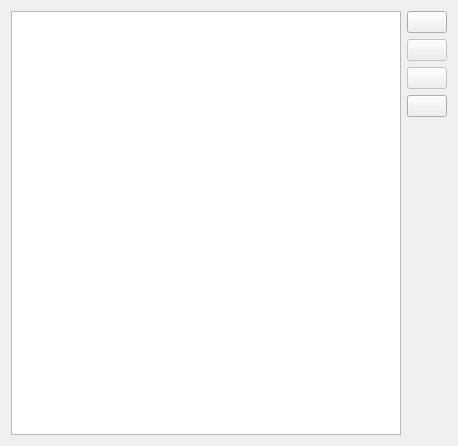
<?xml version="1.0" encoding="UTF-8"?>
<ui version="4.0">
 <class>CategoryListDialogClass</class>
 <widget class="QWidget" name="CategoryListDialogClass">
  <property name="geometry">
   <rect>
    <x>0</x>
    <y>0</y>
    <width>458</width>
    <height>446</height>
   </rect>
  </property>
  <property name="windowTitle">
   <string>Category</string>
  </property>
  <property name="windowIcon">
   <iconset>
    <normaloff/>
   </iconset>
  </property>
  <layout class="QGridLayout" name="gridLayout">
   <item row="0" column="0" rowspan="5">
    <widget class="QTableView" name="tableView">
     <property name="cursor" stdset="0">
      <cursorShape>ArrowCursor</cursorShape>
     </property>
     <property name="editTriggers">
      <set>QAbstractItemView::NoEditTriggers</set>
     </property>
     <property name="selectionMode">
      <enum>QAbstractItemView::SingleSelection</enum>
     </property>
     <property name="selectionBehavior">
      <enum>QAbstractItemView::SelectRows</enum>
     </property>
     <property name="sortingEnabled">
      <bool>true</bool>
     </property>
    </widget>
   </item>
   <item row="0" column="1">
    <widget class="QPushButton" name="buttonAdd">
     <property name="icon">
      <iconset resource="Money.qrc">
       <normaloff>:/Images/edit_add.png</normaloff>:/Images/edit_add.png</iconset>
     </property>
     <property name="iconSize">
      <size>
       <width>32</width>
       <height>32</height>
      </size>
     </property>
    </widget>
   </item>
   <item row="1" column="1">
    <widget class="QPushButton" name="buttonDel">
     <property name="enabled">
      <bool>false</bool>
     </property>
     <property name="icon">
      <iconset resource="Money.qrc">
       <normaloff>:/Images/edit_remove.png</normaloff>:/Images/edit_remove.png</iconset>
     </property>
     <property name="iconSize">
      <size>
       <width>32</width>
       <height>32</height>
      </size>
     </property>
    </widget>
   </item>
   <item row="2" column="1">
    <widget class="QPushButton" name="buttonEdit">
     <property name="enabled">
      <bool>false</bool>
     </property>
     <property name="icon">
      <iconset resource="Money.qrc">
       <normaloff>:/Images/Notepad2.png</normaloff>:/Images/Notepad2.png</iconset>
     </property>
     <property name="iconSize">
      <size>
       <width>32</width>
       <height>32</height>
      </size>
     </property>
    </widget>
   </item>
   <item row="3" column="1">
    <widget class="QPushButton" name="buttonClose">
     <property name="icon">
      <iconset resource="Money.qrc">
       <normaloff>:/Images/editdelete.png</normaloff>:/Images/editdelete.png</iconset>
     </property>
     <property name="iconSize">
      <size>
       <width>32</width>
       <height>32</height>
      </size>
     </property>
    </widget>
   </item>
   <item row="4" column="1">
    <spacer>
     <property name="orientation">
      <enum>Qt::Vertical</enum>
     </property>
     <property name="sizeHint" stdset="0">
      <size>
       <width>20</width>
       <height>40</height>
      </size>
     </property>
    </spacer>
   </item>
  </layout>
 </widget>
 <layoutdefault spacing="6" margin="11"/>
 <resources>
  <include location="Money.qrc"/>
 </resources>
 <connections>
  <connection>
   <sender>buttonClose</sender>
   <signal>clicked()</signal>
   <receiver>CategoryListDialogClass</receiver>
   <slot>close()</slot>
   <hints>
    <hint type="sourcelabel">
     <x>344</x>
     <y>167</y>
    </hint>
    <hint type="destinationlabel">
     <x>199</x>
     <y>149</y>
    </hint>
   </hints>
  </connection>
 </connections>
</ui>
